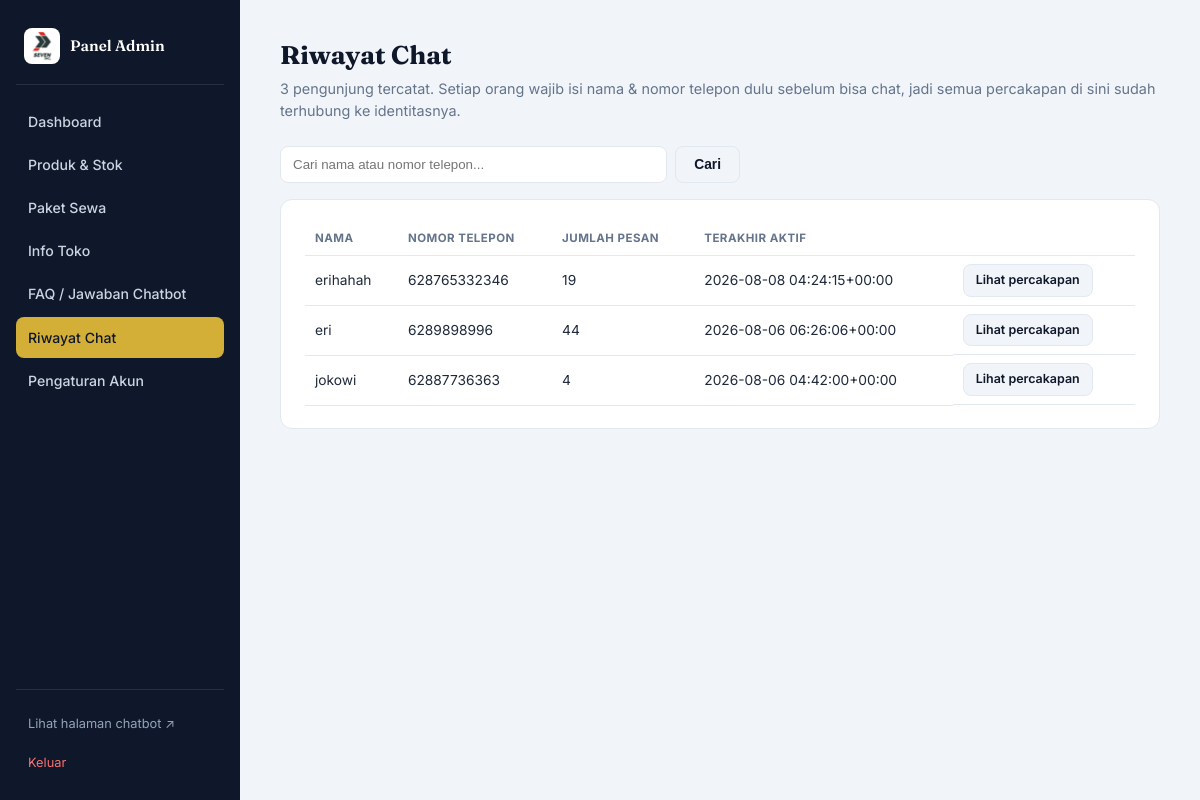
The app's page /admin/riwayat-chat (signed in), older data.
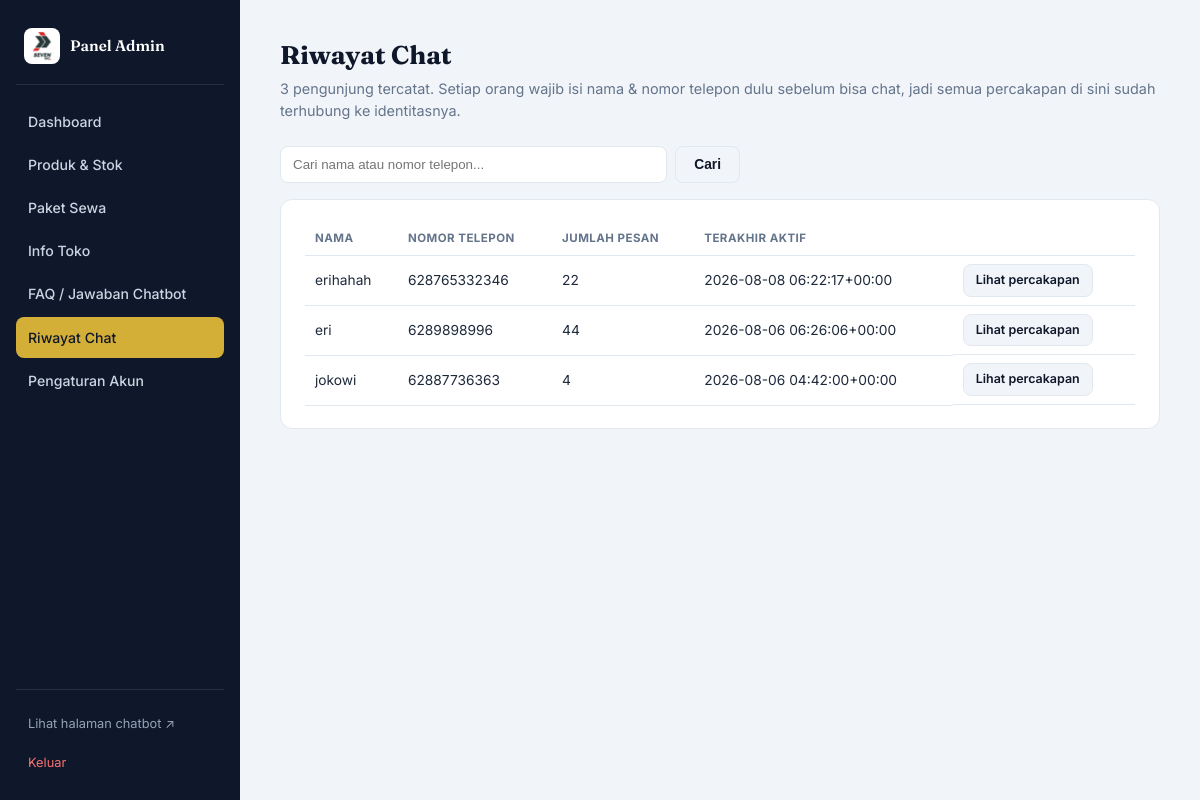
The same page, newer data.
### tables this page shows
CREATE TABLE visitors (
    id              INTEGER PRIMARY KEY AUTOINCREMENT,
    nama            TEXT NOT NULL,
    nomor_telepon   TEXT NOT NULL UNIQUE,
    created_at      TEXT NOT NULL,
    last_seen_at    TEXT NOT NULL
);

### chatbot/routes/admin/riwayat.py (the view)
    @app.route("/admin/riwayat-chat")
    @admin_login_required
    def admin_riwayat_list():
        q = (request.args.get("q") or "").strip()
        visitors = db.list_visitors(q)
        return render_template(
            "admin/riwayat_list.html",
            visitors=visitors,
            q=q,
            total=db.count_visitors(),
        )

### chatbot/__init__.py (called while the page is built)
def create_app() -> Flask:
    app = Flask(
        __name__,
        template_folder=str(config.TEMPLATES_DIR),
        static_folder=str(config.STATIC_DIR),
    )
    app.jinja_env.filters["rupiah"] = rp
    config.DATA_DIR.mkdir(parents=True, exist_ok=True)
    if not config.ADMIN_CONFIG_PATH.exists():
        state.save_admin_config({
            "username": "admin",
            "password_hash": generate_password_hash("ubahsegera123"),
            "secret_key": secrets.token_hex(32),
        })
    state.ADMIN_CONFIG = state.load_admin_config()
    app.secret_key = state.ADMIN_CONFIG["secret_key"]
    state.reload_runtime_state()
    db.init_db()
    @app.context_processor
    def inject_logo():
        return {"logo_filename": state.load_admin_config().get("logo_filename", "logo.jfif")}
    from chatbot.routes import register_routes
    register_routes(app)
    return app

### chatbot/db.py (called while the page is built)
@contextmanager
def get_conn():
    conn = sqlite3.connect(CHAT_DB_PATH)
    conn.row_factory = sqlite3.Row
    conn.execute("PRAGMA foreign_keys = ON")
    try:
        yield conn
        conn.commit()
    finally:
        conn.close()

### templates/admin/riwayat_list.html (shortened to what this page needs)
{% extends "admin/base.html" %}
{% block content %}
<div class="admin-header admin-header-row">
  <div>
    <h1>Riwayat Chat</h1>
    <p class="admin-muted">
      {{ total }} pengunjung tercatat. Setiap orang wajib isi nama &amp; nomor telepon dulu sebelum bisa
      chat, jadi semua percakapan di sini sudah terhubung ke identitasnya.
    </p>
  </div>
</div>
<form method="GET" class="admin-search-form">
  <input type="text" name="q" value="{{ q }}" placeholder="Cari nama atau nomor telepon...">
  <button type="submit" class="admin-btn admin-btn-secondary">Cari</button>
</form>
<div class="admin-card">
  <table class="admin-table">
    <thead>
      <tr><th>Nama</th><th>Nomor Telepon</th><th>Jumlah Pesan</th><th>Terakhir Aktif</th><th></th></tr>
    </thead>
    <tbody>
      {% for v in visitors %}
      <tr>
        <td>{{ v.nama }}</td>
        <td>{{ v.nomor_telepon }}</td>
        <td>{{ v.jumlah_pesan }}</td>
        <td>{{ v.last_seen_at | replace("T", " ") }}</td>
        <td class="admin-table-actions">
          <a href="{{ url_for('admin_riwayat_detail', visitor_id=v.id) }}" class="admin-btn admin-btn-secondary admin-btn-small">Lihat percakapan</a>
        </td>
      </tr>
      {% else %}
      <tr><td colspan="5" class="admin-table-empty">Belum ada pengunjung yang chat.</td></tr>
      {% endfor %}
    </tbody>
  </table>
</div>
{% endblock %}

Row changes from the older to the newer data that the page shows:
changed visitors "erihahah": jumlah_pesan "19" → "22"; last_seen_at "2026-08-08 04:24:15+00:00" → "2026-08-08 06:22:17+00:00"
